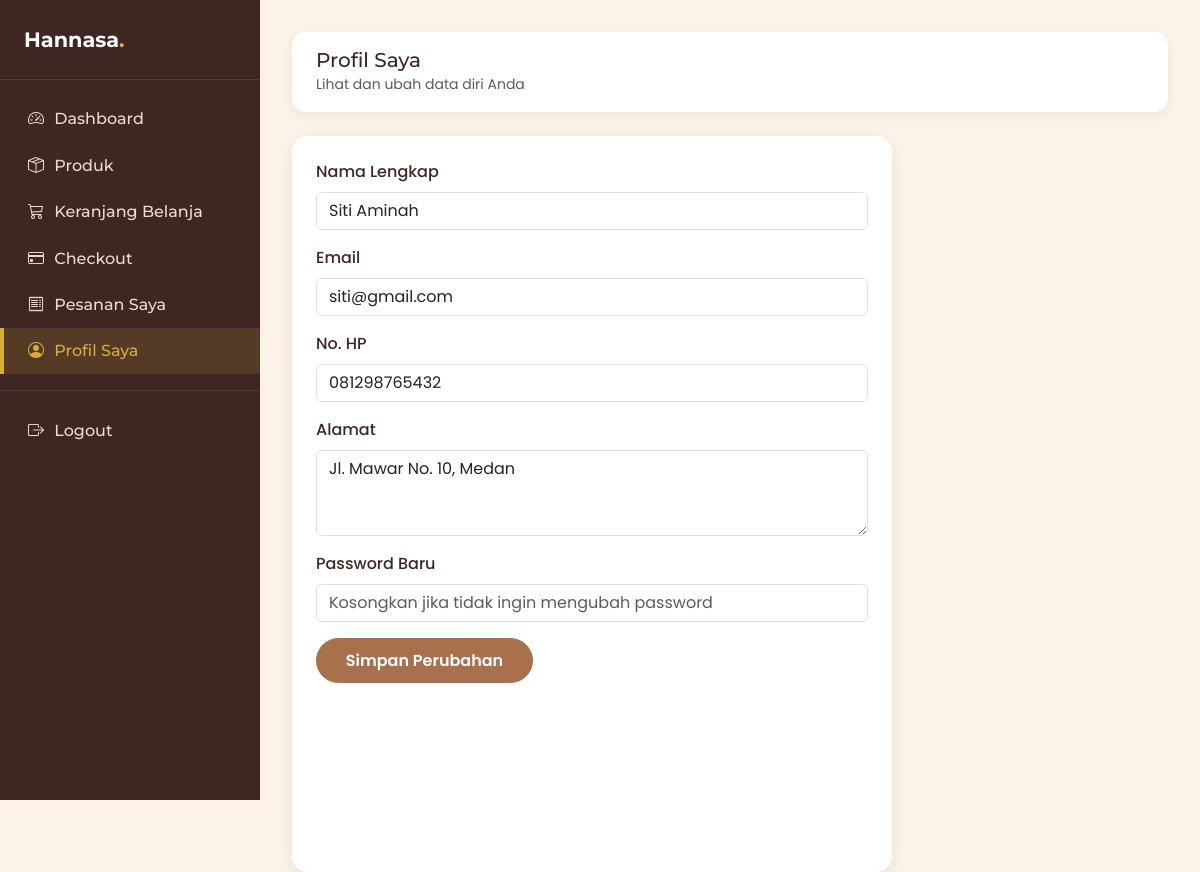
Page /user/profil.php (signed in) on the committed database.
### tables this page shows
CREATE TABLE users (
    id_user INT AUTO_INCREMENT PRIMARY KEY,
    nama VARCHAR(100) NOT NULL,
    email VARCHAR(100) NOT NULL UNIQUE,
    password VARCHAR(255) NOT NULL,
    no_hp VARCHAR(20),
    alamat TEXT,
    role ENUM('user','admin') DEFAULT 'user',
    status ENUM('aktif','nonaktif') DEFAULT 'aktif',
    created_at TIMESTAMP DEFAULT CURRENT_TIMESTAMP
);

### user/profil.php (the view, shortened to what this page needs)
<?php
require_once __DIR__ . '/../config/koneksi.php';
$id_user = $_SESSION['id_user'];
$q_user = mysqli_query($koneksi, "SELECT * FROM users WHERE id_user = $id_user");
$data_user = mysqli_fetch_assoc($q_user);
include __DIR__ . '/../includes/header.php';
?>
<div class="dashboard-wrapper">
    <?php include __DIR__ . '/../includes/sidebar-user.php'; ?>
    <div class="main-content">
        <div class="topbar-hannasa">
            <div>
                <h5 class="mb-0">Profil Saya</h5>
                <small class="text-muted">Lihat dan ubah data diri Anda</small>
            </div>
        </div>
        <div class="card-hannasa p-4" style="max-width:600px;">
            <form method="POST" action="">
                <div class="mb-3">
                    <label class="form-label">Nama Lengkap</label>
                    <input type="text" name="nama" class="form-control" value="<?php echo htmlspecialchars($data_user['nama']); ?>" required>
                </div>
                <div class="mb-3">
                    <label class="form-label">Email</label>
                    <input type="email" name="email" class="form-control" value="<?php echo htmlspecialchars($data_user['email']); ?>" required>
                </div>
                <div class="mb-3">
                    <label class="form-label">No. HP</label>
                    <input type="text" name="no_hp" class="form-control" value="<?php echo htmlspecialchars($data_user['no_hp']); ?>" required>
                </div>
                <div class="mb-3">
                    <label class="form-label">Alamat</label>
                    <textarea name="alamat" class="form-control" rows="3" required><?php echo htmlspecialchars($data_user['alamat']); ?></textarea>
                </div>
                <div class="mb-3">
                    <label class="form-label">Password Baru</label>
                    <input type="password" name="password_baru" class="form-control" placeholder="Kosongkan jika tidak ingin mengubah password">
                </div>
                <button type="submit" class="btn btn-caramel">Simpan Perubahan</button>
            </form>
        </div>
    </div>
</div>
</body>
</html>

### assets/css/style.css (style rules this page uses)
:root { --color-cream: #FBF3E7; --color-caramel: #A9714B; --color-caramel-dark: #8B5A38; --color-gold: #D4AF37; --color-white: #FFFFFF; --color-dark-brown: #3E2723; --cream: var(--color-cream); --caramel: var(--color-caramel); --gold: var(--color-gold); --dark-brown: var(--color-dark-brown); --white: var(--color-white); --font-heading: 'Montserrat', sans-serif; --font-body: 'Poppins', sans-serif; }
body { font-family: var(--font-body); background-color: var(--color-cream); color: var(--color-dark-brown); }
h1, h2, h3, h4, h5, h6, .navbar-brand, .nav-link, .font-heading { font-family: var(--font-heading); }
.btn-caramel { background-color: var(--color-caramel); border-color: var(--color-caramel); color: var(--color-white); font-weight: 600; border-radius: 30px; padding: 0.6rem 1.8rem; }
.card-hannasa { background-color: var(--color-white); border: none; border-radius: 16px; overflow: hidden; box-shadow: 0 4px 16px rgba(62, 39, 35, 0.08); transition: transform 0.25s ease, box-shadow 0.25s ease; height: 100%; }
.form-label { font-weight: 500; color: var(--color-dark-brown); }
.dashboard-wrapper { display: flex; min-height: 100vh; }
.main-content { flex-grow: 1; padding: 2rem; }
.topbar-hannasa { background-color: var(--color-white); border-radius: 14px; padding: 1rem 1.5rem; margin-bottom: 1.5rem; box-shadow: 0 4px 14px rgba(62, 39, 35, 0.06); display: flex; align-items: center; justify-content: space-between; }

### rows in the picture
users: nama "Siti Aminah", email "siti@gmail.com", no_hp "081298765432", alamat "Jl. Mawar No. 10, Medan"
